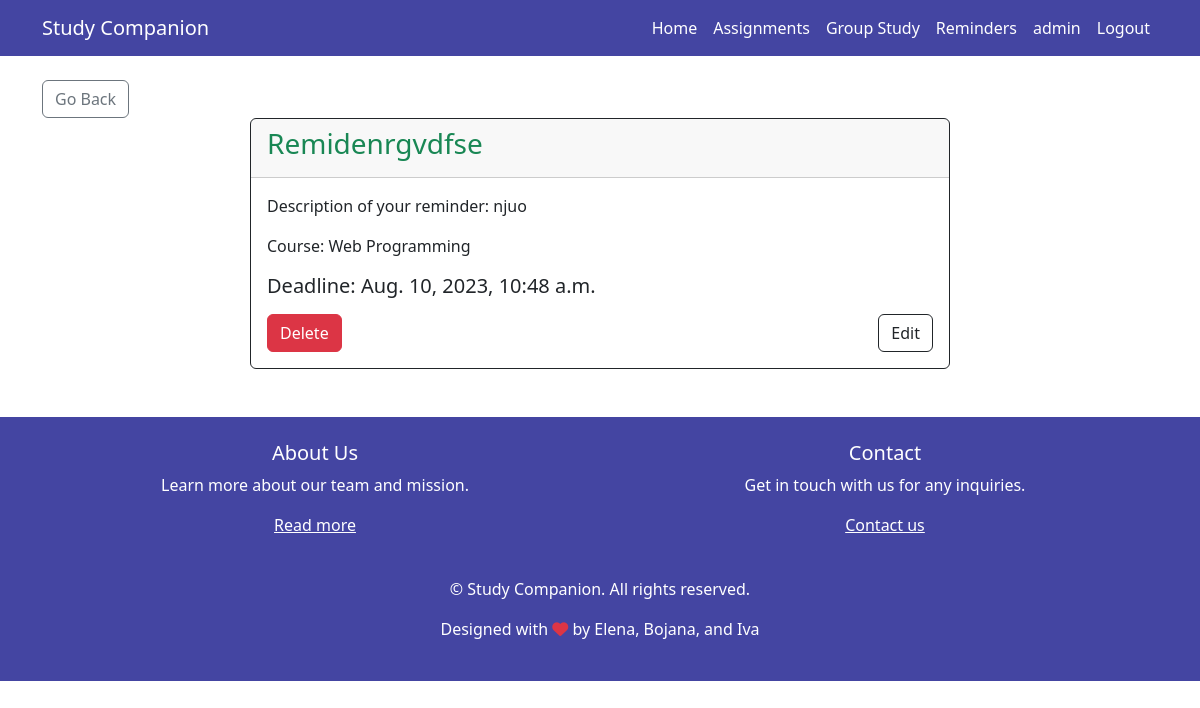
The page /reminder/details/4?source=reminders (signed in) on the database as committed earlier.
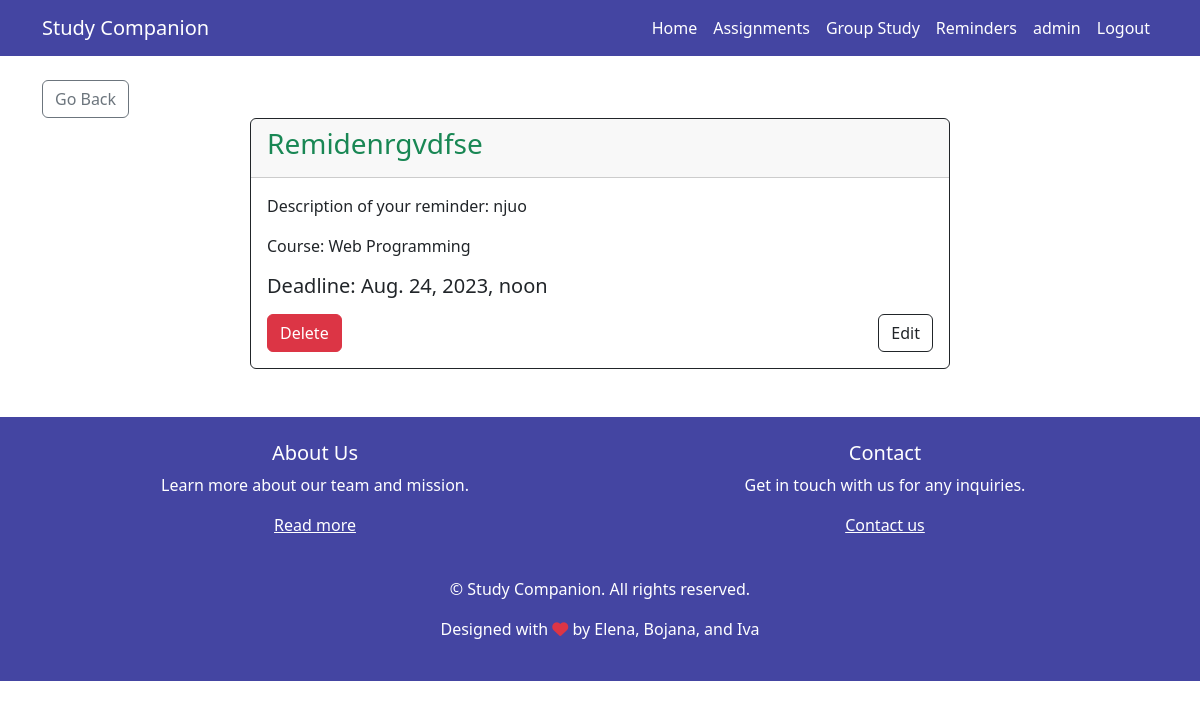
The same page on the database as committed later.
### app/models.py (models this page shows, shortened)
class Reminder(models.Model):
    id = models.AutoField(primary_key=True)
    name = models.CharField(max_length=200)
    description = models.CharField(max_length=500)
    course = models.ForeignKey(Course, on_delete=models.CASCADE)
    deadline = models.DateTimeField(default=datetime.now() + timedelta(days=7))
    user = models.ForeignKey(CustomUser, on_delete=models.CASCADE)

class Course(models.Model):
    name = models.CharField(max_length=100)
    def __str__(self):
        return f"{self.name}"

### app/views.py (the view)
# urls.py: path('reminder/details/<str:name>', views.reminder_details, name='reminder_details'),
def reminder_details(request, name):
    reminder = Reminder.objects.get(id=name)
    source = None
    referer = request.META.get('HTTP_REFERER')
    if referer:
        parsed_url = urlparse(referer)
        source = parsed_url.path
    context = {"reminder": reminder, "source": source}
    return render(request, "reminder_details.html", context=context)

### templates/reminder_details.html (shortened to what this page needs)
{% extends "base.html" %}
{% block content %}
    {% if user.is_authenticated %}
        <div class="container">
            <a href="{% if source == '/' %}{% url 'home' %}{% else %}{% url 'reminders' %}{% endif %}"
               class="btn btn-outline-secondary">Go Back</a>
            <div class="card border-dark mb-3 mx-auto" style="max-width: 700px">
                <div class="card-header">
                    <h3 class="card-title text-success">{{ reminder.name }}</h3>
                </div>
                <div class="card-body">
                    <p class="card-text">Description of your reminder: {{ reminder.description }}</p>
                    <p class="card-text">Course: {{ reminder.course }}</p>
                    <h5 class="card-text">Deadline: {{ reminder.deadline }}</h5>
                    <div class="d-flex mt-3">
                        <div class="text-left">
                            <a href="{% url 'delete_reminder' name=reminder.id %}" class="btn btn-danger">Delete</a>
                        </div>
                        <div class="text-right ml-auto">
                            <a href="{% url 'edit_reminder' reminder.id %}" class="btn btn-outline-dark">Edit</a>
                        </div>
                    </div>
                </div>
            </div>
        </div>
    {% else %}
        {% include "unauthenticated_message.html" %}
    {% endif %}
{% endblock %}

Rows that differ between the two databases and show on the page:
changed Reminder "Remidenrgvdfse": deadline "Aug. 10, 2023, 10:48 a.m." → "Aug. 24, 2023, noon"
